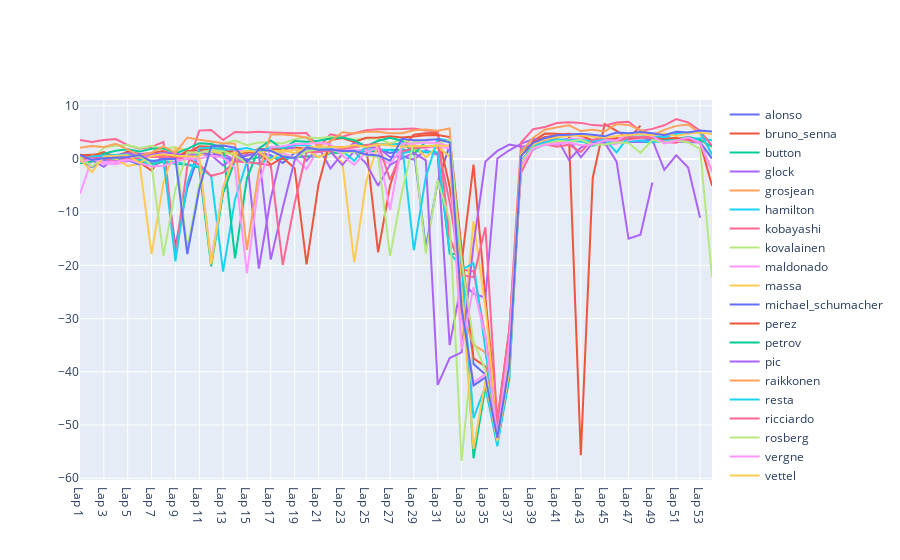

The notebook cell this image was saved under:
### Markdown cell above
### Consistency Score
> Driver Lap / Previous Driver Lap

### Code cell
median = test_df[1:].median(axis=0, skipna=True).tolist()

fig = go.Figure()

for driver in drivers:
    score=0
    score_per_lap = []
    driver_row = test_df.loc[test_df['Drivers'] == driver]

    for lap in range(5,len(driver_row.columns[1:])+1):
        try:
            score += percent_difference(driver_row[f'Lap {lap}'].values[0],driver_row[f'Lap {lap-1}'].values[0],lap)
        except: score = 0
        score_per_lap.append(score)

    fig.add_trace(go.Line(x=driver_row.columns[1:],y=score_per_lap,name=f'{driver}', mode='lines'))

fig.show()

### Figure 1 — Plotly figure (JSON) as saved in the notebook; plotly's stock layout.template omitted (floating-point values rounded to 4 significant figures)
{"data": [{"mode": "lines", "name": "alonso", "type": "scatter", "x": ["Lap 1", "Lap 2", "Lap 3", "Lap 4", "Lap 5", "Lap 6", "Lap 7", "Lap 8", "Lap 9", "Lap 10", "Lap 11", "Lap 12", "Lap 13", "Lap 14", "Lap 15", "Lap 16", "Lap 17", "Lap 18", "Lap 19", "Lap 20", "Lap 21", "Lap 22", "Lap 23", "Lap 24", "Lap 25", "Lap 26", "Lap 27", "Lap 28", "Lap 29", "Lap 30", "Lap 31", "Lap 32", "Lap 33", "Lap 34", "Lap 35", "Lap 36", "Lap 37", "Lap 38", "Lap 39", "Lap 40", "Lap 41", "Lap 42", "Lap 43", "Lap 44", "Lap 45", "Lap 46", "Lap 47", "Lap 48", "Lap 49", "Lap 50", "Lap 51", "Lap 52", "Lap 53", "Lap 54", "Lap 55", "Lap 56", "Lap 57", "Lap 58"], "y": [-0.03609, -1.543, -0.02229, -0.2958, 0.3116, 0.3073, -1.323, -0.3698, -16.35, -5.437, 1.188, 1.431, 0.242, -0.1276, 0.66, 1.13, 0.7145, -0.7511, 1.107, 1.644, 1.652, 1.401, 1.125, 1.633, 1.789, 1.821, 1.148, 1.485, 1.63, -16.65, -4.32, 2.56, -17.67, -38.54, -40.5, -53.07, -38.48, -0.2111, 1.983, 3.178, 2.673, 3.89, 3.559, 3.307, 2.806, 3.0, 3.698, 3.951, 3.602, 3.511, 3.27, 3.126, 3.133, 0.0827]}, {"mode": "lines", "name": "bruno_senna", "type": "scatter", "x": ["Lap 1", "Lap 2", "Lap 3", "Lap 4", "Lap 5", "Lap 6", "Lap 7", "Lap 8", "Lap 9", "Lap 10", "Lap 11", "Lap 12", "Lap 13", "Lap 14", "Lap 15", "Lap 16", "Lap 17", "Lap 18", "Lap 19", "Lap 20", "Lap 21", "Lap 22", "Lap 23", "Lap 24", "Lap 25", "Lap 26", "Lap 27", "Lap 28", "Lap 29", "Lap 30", "Lap 31", "Lap 32", "Lap 33", "Lap 34", "Lap 35", "Lap 36", "Lap 37", "Lap 38", "Lap 39", "Lap 40", "Lap 41", "Lap 42", "Lap 43", "Lap 44", "Lap 45", "Lap 46", "Lap 47", "Lap 48", "Lap 49", "Lap 50", "Lap 51", "Lap 52", "Lap 53", "Lap 54", "Lap 55", "Lap 56", "Lap 57", "Lap 58"], "y": [0.6538, 0.8797, 0.9739, 0.4608, 1.399, 0.9414, 1.054, 1.557, 0.6089, 1.074, 2.386, 2.282, 1.274, 1.591, 1.147, 1.864, 1.851, 1.807, 2.165, 1.944, 1.291, 2.283, 2.182, 2.239, 2.612, -17.55, -5.024, 2.052, 4.579, 4.827, 4.898, -5.259, -19.61, -1.075, -26.07, -48.95, -32.14, -1.098, 3.373, 4.779, 4.752, 4.584, -55.69, -3.51, 6.547, 5.296, 3.71, 6.257, null, null, null, null, null, null]}, {"mode": "lines", "name": "button", "type": "scatter", "x": ["Lap 1", "Lap 2", "Lap 3", "Lap 4", "Lap 5", "Lap 6", "Lap 7", "Lap 8", "Lap 9", "Lap 10", "Lap 11", "Lap 12", "Lap 13", "Lap 14", "Lap 15", "Lap 16", "Lap 17", "Lap 18", "Lap 19", "Lap 20", "Lap 21", "Lap 22", "Lap 23", "Lap 24", "Lap 25", "Lap 26", "Lap 27", "Lap 28", "Lap 29", "Lap 30", "Lap 31", "Lap 32", "Lap 33", "Lap 34", "Lap 35", "Lap 36", "Lap 37", "Lap 38", "Lap 39", "Lap 40", "Lap 41", "Lap 42", "Lap 43", "Lap 44", "Lap 45", "Lap 46", "Lap 47", "Lap 48", "Lap 49", "Lap 50", "Lap 51", "Lap 52", "Lap 53", "Lap 54", "Lap 55", "Lap 56", "Lap 57", "Lap 58"], "y": [0.158, 0.01503, -0.1213, 0.007517, -0.282, -0.6806, -0.9128, -0.5322, -0.8968, -1.103, -1.613, -20.18, -6.44, -0.2028, -0.1514, 0.2998, 0.2751, 0.0192, 0.3429, 0.4927, 0.4291, 1.087, 1.314, 1.482, 1.455, 1.456, 1.726, 1.691, 1.653, 1.264, 1.018, -17.78, -18.02, -56.24, -42.85, -53.41, -41.4, 1.772, 2.639, 3.009, 3.022, 3.251, 3.458, 2.49, 3.177, 3.424, 3.212, 3.214, 3.129, 3.604, 3.662, 4.174, 3.558, 2.331]}, {"mode": "lines", "name": "glock", "type": "scatter", "x": ["Lap 1", "Lap 2", "Lap 3", "Lap 4", "Lap 5", "Lap 6", "Lap 7", "Lap 8", "Lap 9", "Lap 10", "Lap 11", "Lap 12", "Lap 13", "Lap 14", "Lap 15", "Lap 16", "Lap 17", "Lap 18", "Lap 19", "Lap 20", "Lap 21", "Lap 22", "Lap 23", "Lap 24", "Lap 25", "Lap 26", "Lap 27", "Lap 28", "Lap 29", "Lap 30", "Lap 31", "Lap 32", "Lap 33", "Lap 34", "Lap 35", "Lap 36", "Lap 37", "Lap 38", "Lap 39", "Lap 40", "Lap 41", "Lap 42", "Lap 43", "Lap 44", "Lap 45", "Lap 46", "Lap 47", "Lap 48", "Lap 49", "Lap 50", "Lap 51", "Lap 52", "Lap 53", "Lap 54", "Lap 55", "Lap 56", "Lap 57", "Lap 58"], "y": [-0.1055, -0.2753, -1.452, 0.4673, 0.753, 0.6425, 0.5549, 0.6921, 0.6199, 0.6611, 0.9194, 0.6807, 0.9494, -0.1833, -0.02053, -20.59, -7.379, 2.016, 2.092, -0.3153, 2.254, -1.771, 0.9686, 3.1, 2.304, 2.128, 0.3755, 0.5145, -0.1147, 1.659, 0.7907, -34.99, -23.12, -25.31, -26.06, 0.08853, 1.639, 2.891, 3.737, 3.458, 3.522, 3.73, 0.3121, 3.007, 3.478, 3.574, 3.239, 3.175, 3.527, -2.035, 0.686, -1.62, -11.03, null]}, {"mode": "lines", "name": "grosjean", "type": "scatter", "x": ["Lap 1", "Lap 2", "Lap 3", "Lap 4", "Lap 5", "Lap 6", "Lap 7", "Lap 8", "Lap 9", "Lap 10", "Lap 11", "Lap 12", "Lap 13", "Lap 14", "Lap 15", "Lap 16", "Lap 17", "Lap 18", "Lap 19", "Lap 20", "Lap 21", "Lap 22", "Lap 23", "Lap 24", "Lap 25", "Lap 26", "Lap 27", "Lap 28", "Lap 29", "Lap 30", "Lap 31", "Lap 32", "Lap 33", "Lap 34", "Lap 35", "Lap 36", "Lap 37", "Lap 38", "Lap 39", "Lap 40", "Lap 41", "Lap 42", "Lap 43", "Lap 44", "Lap 45", "Lap 46", "Lap 47", "Lap 48", "Lap 49", "Lap 50", "Lap 51", "Lap 52", "Lap 53", "Lap 54", "Lap 55", "Lap 56", "Lap 57", "Lap 58"], "y": [null, null, null, null, null, null, null, null, null, null, null, null, null, null, null, null, null, null, null, null, null, null, null, null, null, null, null, null, null, null, null, null, null, null, null, null, null, null, null, null, null, null, null, null, null, null, null, null, null, null, null, null, null, null]}, {"mode": "lines", "name": "hamilton", "type": "scatter", "x": ["Lap 1", "Lap 2", "Lap 3", "Lap 4", "Lap 5", "Lap 6", "Lap 7", "Lap 8", "Lap 9", "Lap 10", "Lap 11", "Lap 12", "Lap 13", "Lap 14", "Lap 15", "Lap 16", "Lap 17", "Lap 18", "Lap 19", "Lap 20", "Lap 21", "Lap 22", "Lap 23", "Lap 24", "Lap 25", "Lap 26", "Lap 27", "Lap 28", "Lap 29", "Lap 30", "Lap 31", "Lap 32", "Lap 33", "Lap 34", "Lap 35", "Lap 36", "Lap 37", "Lap 38", "Lap 39", "Lap 40", "Lap 41", "Lap 42", "Lap 43", "Lap 44", "Lap 45", "Lap 46", "Lap 47", "Lap 48", "Lap 49", "Lap 50", "Lap 51", "Lap 52", "Lap 53", "Lap 54", "Lap 55", "Lap 56", "Lap 57", "Lap 58"], "y": [-0.106, -0.03535, 0.03429, -0.1221, -0.229, -0.1327, -0.2888, -0.4116, -0.5704, -0.968, -1.471, -3.221, -21.17, -7.588, -0.4734, -0.9201, 0.2294, 0.2777, 0.09097, 1.761, 1.404, 1.921, 1.68, 1.659, 1.758, 1.771, 1.674, 1.085, 1.478, 1.389, 1.251, -17.6, -20.48, -48.72, -42.72, -54.02, -40.28, -0.5778, 1.721, 2.784, 2.957, 3.526, 3.256, 3.286, 3.178, 3.355, 3.318, 3.457, 3.168, 3.331, 3.715, 3.776, 3.891, 3.524]}, {"mode": "lines", "name": "kobayashi", "type": "scatter", "x": ["Lap 1", "Lap 2", "Lap 3", "Lap 4", "Lap 5", "Lap 6", "Lap 7", "Lap 8", "Lap 9", "Lap 10", "Lap 11", "Lap 12", "Lap 13", "Lap 14", "Lap 15", "Lap 16", "Lap 17", "Lap 18", "Lap 19", "Lap 20", "Lap 21", "Lap 22", "Lap 23", "Lap 24", "Lap 25", "Lap 26", "Lap 27", "Lap 28", "Lap 29", "Lap 30", "Lap 31", "Lap 32", "Lap 33", "Lap 34", "Lap 35", "Lap 36", "Lap 37", "Lap 38", "Lap 39", "Lap 40", "Lap 41", "Lap 42", "Lap 43", "Lap 44", "Lap 45", "Lap 46", "Lap 47", "Lap 48", "Lap 49", "Lap 50", "Lap 51", "Lap 52", "Lap 53", "Lap 54", "Lap 55", "Lap 56", "Lap 57", "Lap 58"], "y": [3.59, 3.202, 3.55, 3.742, 2.597, 1.904, 2.282, 3.206, -17.84, -1.323, 5.331, 5.459, 3.551, 5.084, 4.992, 5.106, 4.981, 4.889, 4.813, 4.877, 2.173, 4.633, 4.194, 4.848, 5.413, 5.586, 5.554, 5.639, 5.72, 5.357, 5.23, -14.74, -20.85, -21.05, -33.34, -49.37, -32.21, 3.102, 5.6, 6.021, 6.742, 6.879, 6.784, 6.363, 6.255, 6.837, 7.0, 5.269, 5.659, 6.329, 7.513, 6.886, 5.321, 2.441]}, {"mode": "lines", "name": "kovalainen", "type": "scatter", "x": ["Lap 1", "Lap 2", "Lap 3", "Lap 4", "Lap 5", "Lap 6", "Lap 7", "Lap 8", "Lap 9", "Lap 10", "Lap 11", "Lap 12", "Lap 13", "Lap 14", "Lap 15", "Lap 16", "Lap 17", "Lap 18", "Lap 19", "Lap 20", "Lap 21", "Lap 22", "Lap 23", "Lap 24", "Lap 25", "Lap 26", "Lap 27", "Lap 28", "Lap 29", "Lap 30", "Lap 31", "Lap 32", "Lap 33", "Lap 34", "Lap 35", "Lap 36", "Lap 37", "Lap 38", "Lap 39", "Lap 40", "Lap 41", "Lap 42", "Lap 43", "Lap 44", "Lap 45", "Lap 46", "Lap 47", "Lap 48", "Lap 49", "Lap 50", "Lap 51", "Lap 52", "Lap 53", "Lap 54", "Lap 55", "Lap 56", "Lap 57", "Lap 58"], "y": [0.1189, -0.1463, 2.092, 2.506, 2.61, 2.021, 2.474, 1.833, 2.27, -16.93, -4.788, 2.131, 2.921, 3.478, 2.591, 3.118, 3.148, 2.905, 3.69, 4.104, 3.911, 4.184, 4.025, 3.644, 3.834, 3.855, 2.88, 3.686, 2.828, -17.77, -3.958, -11.53, -56.76, -34.03, null, null, null, null, null, null, null, null, null, null, null, null, null, null, null, null, null, null, null, null]}, {"mode": "lines", "name": "maldonado", "type": "scatter", "x": ["Lap 1", "Lap 2", "Lap 3", "Lap 4", "Lap 5", "Lap 6", "Lap 7", "Lap 8", "Lap 9", "Lap 10", "Lap 11", "Lap 12", "Lap 13", "Lap 14", "Lap 15", "Lap 16", "Lap 17", "Lap 18", "Lap 19", "Lap 20", "Lap 21", "Lap 22", "Lap 23", "Lap 24", "Lap 25", "Lap 26", "Lap 27", "Lap 28", "Lap 29", "Lap 30", "Lap 31", "Lap 32", "Lap 33", "Lap 34", "Lap 35", "Lap 36", "Lap 37", "Lap 38", "Lap 39", "Lap 40", "Lap 41", "Lap 42", "Lap 43", "Lap 44", "Lap 45", "Lap 46", "Lap 47", "Lap 48", "Lap 49", "Lap 50", "Lap 51", "Lap 52", "Lap 53", "Lap 54", "Lap 55", "Lap 56", "Lap 57", "Lap 58"], "y": [-6.553, -0.02973, -0.8531, -0.968, -0.4687, 0.4112, 0.5501, 0.2683, -0.04461, 0.1319, -0.2314, -19.1, -5.461, 1.866, 1.475, 1.586, 1.572, 1.121, 0.2713, -1.901, 1.865, 2.102, 1.918, 1.662, 1.694, 0.4341, -0.9881, 2.178, 2.358, 2.133, 2.353, 2.023, -29.7, -41.98, -40.47, -52.76, -38.52, -0.2164, 1.785, 3.074, 2.494, 3.758, 3.834, 3.565, 2.641, 2.878, 3.54, 3.9, 3.968, 3.285, 3.232, 3.461, 3.063, null]}, {"mode": "lines", "name": "massa", "type": "scatter", "x": ["Lap 1", "Lap 2", "Lap 3", "Lap 4", "Lap 5", "Lap 6", "Lap 7", "Lap 8", "Lap 9", "Lap 10", "Lap 11", "Lap 12", "Lap 13", "Lap 14", "Lap 15", "Lap 16", "Lap 17", "Lap 18", "Lap 19", "Lap 20", "Lap 21", "Lap 22", "Lap 23", "Lap 24", "Lap 25", "Lap 26", "Lap 27", "Lap 28", "Lap 29", "Lap 30", "Lap 31", "Lap 32", "Lap 33", "Lap 34", "Lap 35", "Lap 36", "Lap 37", "Lap 38", "Lap 39", "Lap 40", "Lap 41", "Lap 42", "Lap 43", "Lap 44", "Lap 45", "Lap 46", "Lap 47", "Lap 48", "Lap 49", "Lap 50", "Lap 51", "Lap 52", "Lap 53", "Lap 54", "Lap 55", "Lap 56", "Lap 57", "Lap 58"], "y": [0.03675, 0.6446, 0.6478, -0.0189, -1.307, -0.8864, -17.88, -4.447, 2.071, 1.641, 0.6611, 1.456, 0.9182, 1.137, 1.365, 1.417, 1.607, 1.333, 1.79, 1.685, 0.3182, 1.353, -0.6709, -19.43, -4.232, 2.752, 2.918, 2.629, 2.597, 0.3236, 2.267, 0.4869, -35.41, -11.69, -28.06, -50.32, -33.52, -1.653, 2.962, 3.538, 3.175, 3.667, null, null, null, null, null, null, null, null, null, null, null, null]}, {"mode": "lines", "name": "michael_schumacher", "type": "scatter", "x": ["Lap 1", "Lap 2", "Lap 3", "Lap 4", "Lap 5", "Lap 6", "Lap 7", "Lap 8", "Lap 9", "Lap 10", "Lap 11", "Lap 12", "Lap 13", "Lap 14", "Lap 15", "Lap 16", "Lap 17", "Lap 18", "Lap 19", "Lap 20", "Lap 21", "Lap 22", "Lap 23", "Lap 24", "Lap 25", "Lap 26", "Lap 27", "Lap 28", "Lap 29", "Lap 30", "Lap 31", "Lap 32", "Lap 33", "Lap 34", "Lap 35", "Lap 36", "Lap 37", "Lap 38", "Lap 39", "Lap 40", "Lap 41", "Lap 42", "Lap 43", "Lap 44", "Lap 45", "Lap 46", "Lap 47", "Lap 48", "Lap 49", "Lap 50", "Lap 51", "Lap 52", "Lap 53", "Lap 54", "Lap 55", "Lap 56", "Lap 57", "Lap 58"], "y": [-0.3588, -0.3461, -0.239, -0.4341, -0.2061, -1.058, null, null, null, null, null, null, null, null, null, null, null, null, null, null, null, null, null, null, null, null, null, null, null, null, null, null, null, null, null, null, null, null, null, null, null, null, null, null, null, null, null, null, null, null, null, null, null, null]}, {"mode": "lines", "name": "perez", "type": "scatter", "x": ["Lap 1", "Lap 2", "Lap 3", "Lap 4", "Lap 5", "Lap 6", "Lap 7", "Lap 8", "Lap 9", "Lap 10", "Lap 11", "Lap 12", "Lap 13", "Lap 14", "Lap 15", "Lap 16", "Lap 17", "Lap 18", "Lap 19", "Lap 20", "Lap 21", "Lap 22", "Lap 23", "Lap 24", "Lap 25", "Lap 26", "Lap 27", "Lap 28", "Lap 29", "Lap 30", "Lap 31", "Lap 32", "Lap 33", "Lap 34", "Lap 35", "Lap 36", "Lap 37", "Lap 38", "Lap 39", "Lap 40", "Lap 41", "Lap 42", "Lap 43", "Lap 44", "Lap 45", "Lap 46", "Lap 47", "Lap 48", "Lap 49", "Lap 50", "Lap 51", "Lap 52", "Lap 53", "Lap 54", "Lap 55", "Lap 56", "Lap 57", "Lap 58"], "y": [0.7957, 0.4943, 1.29, 0.3755, 0.24, -0.6283, -2.181, 0.8873, 0.2692, 1.485, 1.629, 1.944, 2.005, 0.5131, 1.373, 1.152, -1.085, 0.2347, -1.72, -19.82, -4.801, 3.577, 3.954, 3.212, 3.999, 4.048, 4.284, 4.026, 4.221, 4.444, 4.493, 4.126, -16.88, -37.46, -39.02, -51.4, -36.92, 0.7252, 3.229, 4.125, 4.415, 4.72, 4.378, 3.471, 3.675, 3.909, 3.786, 4.045, 4.027, 3.868, 3.935, 3.659, 3.072, -5.042]}, {"mode": "lines", "name": "petrov", "type": "scatter", "x": ["Lap 1", "Lap 2", "Lap 3", "Lap 4", "Lap 5", "Lap 6", "Lap 7", "Lap 8", "Lap 9", "Lap 10", "Lap 11", "Lap 12", "Lap 13", "Lap 14", "Lap 15", "Lap 16", "Lap 17", "Lap 18", "Lap 19", "Lap 20", "Lap 21", "Lap 22", "Lap 23", "Lap 24", "Lap 25", "Lap 26", "Lap 27", "Lap 28", "Lap 29", "Lap 30", "Lap 31", "Lap 32", "Lap 33", "Lap 34", "Lap 35", "Lap 36", "Lap 37", "Lap 38", "Lap 39", "Lap 40", "Lap 41", "Lap 42", "Lap 43", "Lap 44", "Lap 45", "Lap 46", "Lap 47", "Lap 48", "Lap 49", "Lap 50", "Lap 51", "Lap 52", "Lap 53", "Lap 54", "Lap 55", "Lap 56", "Lap 57", "Lap 58"], "y": [-0.8111, -0.4905, 1.01, 1.531, 1.813, 1.387, 1.93, 2.036, 1.053, 1.886, 2.946, 2.811, 2.141, -18.67, -3.643, 1.997, 3.47, 1.839, 3.36, 3.25, 3.437, 3.834, 4.033, 3.504, 2.373, 3.43, 3.99, 3.428, 0.9321, 3.258, null, null, null, null, null, null, null, null, null, null, null, null, null, null, null, null, null, null, null, null, null, null, null, null]}, {"mode": "lines", "name": "pic", "type": "scatter", "x": ["Lap 1", "Lap 2", "Lap 3", "Lap 4", "Lap 5", "Lap 6", "Lap 7", "Lap 8", "Lap 9", "Lap 10", "Lap 11", "Lap 12", "Lap 13", "Lap 14", "Lap 15", "Lap 16", "Lap 17", "Lap 18", "Lap 19", "Lap 20", "Lap 21", "Lap 22", "Lap 23", "Lap 24", "Lap 25", "Lap 26", "Lap 27", "Lap 28", "Lap 29", "Lap 30", "Lap 31", "Lap 32", "Lap 33", "Lap 34", "Lap 35", "Lap 36", "Lap 37", "Lap 38", "Lap 39", "Lap 40", "Lap 41", "Lap 42", "Lap 43", "Lap 44", "Lap 45", "Lap 46", "Lap 47", "Lap 48", "Lap 49", "Lap 50", "Lap 51", "Lap 52", "Lap 53", "Lap 54", "Lap 55", "Lap 56", "Lap 57", "Lap 58"], "y": [-0.3891, 0.1497, 0.3947, 0.7459, 1.067, 0.9522, 0.8105, 1.141, 1.109, 0.3334, 1.284, 0.7561, -1.208, 0.3569, 0.7879, 1.028, -18.92, -9.227, -0.2236, 2.001, 1.669, 1.452, -1.147, 1.464, -0.848, -5.027, -1.107, 0.1222, 1.149, -0.2529, -42.45, -37.4, -36.35, -16.13, -0.4913, 1.508, 2.695, 2.279, 2.637, 3.636, 3.935, -0.1782, 2.139, 3.154, 3.078, -0.4996, -14.97, -14.22, -4.41, null, null, null, null, null]}, {"mode": "lines", "name": "raikkonen", "type": "scatter", "x": ["Lap 1", "Lap 2", "Lap 3", "Lap 4", "Lap 5", "Lap 6", "Lap 7", "Lap 8", "Lap 9", "Lap 10", "Lap 11", "Lap 12", "Lap 13", "Lap 14", "Lap 15", "Lap 16", "Lap 17", "Lap 18", "Lap 19", "Lap 20", "Lap 21", "Lap 22", "Lap 23", "Lap 24", "Lap 25", "Lap 26", "Lap 27", "Lap 28", "Lap 29", "Lap 30", "Lap 31", "Lap 32", "Lap 33", "Lap 34", "Lap 35", "Lap 36", "Lap 37", "Lap 38", "Lap 39", "Lap 40", "Lap 41", "Lap 42", "Lap 43", "Lap 44", "Lap 45", "Lap 46", "Lap 47", "Lap 48", "Lap 49", "Lap 50", "Lap 51", "Lap 52", "Lap 53", "Lap 54", "Lap 55", "Lap 56", "Lap 57", "Lap 58"], "y": [2.108, 2.428, 2.272, 2.833, 1.801, 0.6034, 1.18, 2.378, 1.152, 4.04, 3.625, 3.237, 2.962, 2.86, -17.1, -2.249, 4.62, 4.59, 4.409, 4.0, 2.552, 3.312, 5.011, 4.796, 5.12, 5.098, 4.847, 4.851, 5.388, 5.532, 5.306, 5.716, -28.86, -34.92, -36.36, -50.12, -33.73, 1.362, 4.003, 5.558, 5.964, 6.329, 5.241, 5.471, 5.149, 6.557, 6.402, 5.434, 4.543, 5.472, 6.22, 6.486, 4.762, 0.9194]}, {"mode": "lines", "name": "resta", "type": "scatter", "x": ["Lap 1", "Lap 2", "Lap 3", "Lap 4", "Lap 5", "Lap 6", "Lap 7", "Lap 8", "Lap 9", "Lap 10", "Lap 11", "Lap 12", "Lap 13", "Lap 14", "Lap 15", "Lap 16", "Lap 17", "Lap 18", "Lap 19", "Lap 20", "Lap 21", "Lap 22", "Lap 23", "Lap 24", "Lap 25", "Lap 26", "Lap 27", "Lap 28", "Lap 29", "Lap 30", "Lap 31", "Lap 32", "Lap 33", "Lap 34", "Lap 35", "Lap 36", "Lap 37", "Lap 38", "Lap 39", "Lap 40", "Lap 41", "Lap 42", "Lap 43", "Lap 44", "Lap 45", "Lap 46", "Lap 47", "Lap 48", "Lap 49", "Lap 50", "Lap 51", "Lap 52", "Lap 53", "Lap 54", "Lap 55", "Lap 56", "Lap 57", "Lap 58"], "y": [-0.1864, 0.4874, 0.6318, 0.7015, 0.8514, 0.1122, -1.317, 0.109, -19.24, -4.497, 1.996, 2.135, 1.786, 1.798, 2.063, 1.423, 2.222, 2.218, 2.595, 2.592, 1.955, 2.028, 1.45, -0.3574, 2.47, 2.807, 2.626, 2.954, -17.15, -3.372, 3.818, 3.403, -20.79, -19.6, -35.39, -52.15, -34.25, -0.4759, 2.502, 3.109, 3.724, 3.497, 3.558, 3.329, 3.701, 1.238, 4.207, 4.221, 4.38, 4.098, 4.756, 4.914, 5.071, 0.8064]}, {"mode": "lines", "name": "ricciardo", "type": "scatter", "x": ["Lap 1", "Lap 2", "Lap 3", "Lap 4", "Lap 5", "Lap 6", "Lap 7", "Lap 8", "Lap 9", "Lap 10", "Lap 11", "Lap 12", "Lap 13", "Lap 14", "Lap 15", "Lap 16", "Lap 17", "Lap 18", "Lap 19", "Lap 20", "Lap 21", "Lap 22", "Lap 23", "Lap 24", "Lap 25", "Lap 26", "Lap 27", "Lap 28", "Lap 29", "Lap 30", "Lap 31", "Lap 32", "Lap 33", "Lap 34", "Lap 35", "Lap 36", "Lap 37", "Lap 38", "Lap 39", "Lap 40", "Lap 41", "Lap 42", "Lap 43", "Lap 44", "Lap 45", "Lap 46", "Lap 47", "Lap 48", "Lap 49", "Lap 50", "Lap 51", "Lap 52", "Lap 53", "Lap 54", "Lap 55", "Lap 56", "Lap 57", "Lap 58"], "y": [-0.1103, 0.153, 0.1679, -0.579, 0.1551, 0.1732, 0.401, 0.2477, 0.1913, 0.09027, -1.045, -3.157, -2.571, -0.4132, -0.6054, -0.8099, -1.231, -19.92, -8.355, 1.382, 1.361, 1.557, 1.91, 2.183, 2.618, 2.835, -3.92, 1.394, 2.06, 2.219, 2.628, -8.152, -21.85, -22.21, -12.85, -49.88, -32.65, -2.531, 1.954, 2.755, 2.284, 2.691, 1.304, 3.642, 4.039, 3.248, 4.075, 4.082, 4.123, 3.145, 3.075, 3.868, 3.034, -2.272]}, {"mode": "lines", "name": "rosberg", "type": "scatter", "x": ["Lap 1", "Lap 2", "Lap 3", "Lap 4", "Lap 5", "Lap 6", "Lap 7", "Lap 8", "Lap 9", "Lap 10", "Lap 11", "Lap 12", "Lap 13", "Lap 14", "Lap 15", "Lap 16", "Lap 17", "Lap 18", "Lap 19", "Lap 20", "Lap 21", "Lap 22", "Lap 23", "Lap 24", "Lap 25", "Lap 26", "Lap 27", "Lap 28", "Lap 29", "Lap 30", "Lap 31", "Lap 32", "Lap 33", "Lap 34", "Lap 35", "Lap 36", "Lap 37", "Lap 38", "Lap 39", "Lap 40", "Lap 41", "Lap 42", "Lap 43", "Lap 44", "Lap 45", "Lap 46", "Lap 47", "Lap 48", "Lap 49", "Lap 50", "Lap 51", "Lap 52", "Lap 53", "Lap 54", "Lap 55", "Lap 56", "Lap 57", "Lap 58"], "y": [0.1769, -1.4, 0.2957, 0.5486, 0.5124, 0.5475, -1.165, -18.21, -5.723, 1.265, 1.132, 1.693, 1.47, 0.6849, -0.7398, 1.669, 1.55, 0.6124, 0.1663, 1.457, 1.823, 1.781, 1.124, 1.365, 0.7008, 0.4783, -18.26, -6.281, 3.316, 3.023, 2.816, 3.618, -18.92, -34.35, -39.67, -53.0, -37.15, -0.5653, 2.149, 2.721, 3.42, 3.26, 3.594, 2.734, 2.73, 3.156, 3.009, 1.137, 3.6, 3.053, 3.517, 3.108, 1.881, -22.18]}, {"mode": "lines", "name": "vergne", "type": "scatter", "x": ["Lap 1", "Lap 2", "Lap 3", "Lap 4", "Lap 5", "Lap 6", "Lap 7", "Lap 8", "Lap 9", "Lap 10", "Lap 11", "Lap 12", "Lap 13", "Lap 14", "Lap 15", "Lap 16", "Lap 17", "Lap 18", "Lap 19", "Lap 20", "Lap 21", "Lap 22", "Lap 23", "Lap 24", "Lap 25", "Lap 26", "Lap 27", "Lap 28", "Lap 29", "Lap 30", "Lap 31", "Lap 32", "Lap 33", "Lap 34", "Lap 35", "Lap 36", "Lap 37", "Lap 38", "Lap 39", "Lap 40", "Lap 41", "Lap 42", "Lap 43", "Lap 44", "Lap 45", "Lap 46", "Lap 47", "Lap 48", "Lap 49", "Lap 50", "Lap 51", "Lap 52", "Lap 53", "Lap 54", "Lap 55", "Lap 56", "Lap 57", "Lap 58"], "y": [-0.5463, -0.1057, -0.5168, -0.5094, -0.09829, -0.7165, -1.428, -1.259, -0.5073, 0.1227, 0.02856, 0.6173, 0.2891, -1.703, -21.51, -4.549, 2.259, 2.391, 2.798, 2.831, 3.035, 2.766, 0.6572, -1.098, 1.356, 2.046, -9.602, 2.899, 2.853, 3.101, 3.015, 2.37, -35.73, -24.09, -33.39, -52.61, -34.32, -1.123, 1.933, 2.667, 2.949, 3.072, 2.582, 2.699, 3.53, 3.458, 4.753, 4.827, 4.3, 2.906, 3.434, 4.092, 3.032, -2.408]}, {"mode": "lines", "name": "vettel", "type": "scatter", "x": ["Lap 1", "Lap 2", "Lap 3", "Lap 4", "Lap 5", "Lap 6", "Lap 7", "Lap 8", "Lap 9", "Lap 10", "Lap 11", "Lap 12", "Lap 13", "Lap 14", "Lap 15", "Lap 16", "Lap 17", "Lap 18", "Lap 19", "Lap 20", "Lap 21", "Lap 22", "Lap 23", "Lap 24", "Lap 25", "Lap 26", "Lap 27", "Lap 28", "Lap 29", "Lap 30", "Lap 31", "Lap 32", "Lap 33", "Lap 34", "Lap 35", "Lap 36", "Lap 37", "Lap 38", "Lap 39", "Lap 40", "Lap 41", "Lap 42", "Lap 43", "Lap 44", "Lap 45", "Lap 46", "Lap 47", "Lap 48", "Lap 49", "Lap 50", "Lap 51", "Lap 52", "Lap 53", "Lap 54", "Lap 55", "Lap 56", "Lap 57", "Lap 58"], "y": [-0.02761, -2.466, 0.4876, 0.5495, 0.6906, -0.7461, 0.5783, 0.8961, 0.6029, 0.4929, 0.4235, -19.81, -5.501, 0.9764, 1.524, 1.329, -0.2956, 1.713, 1.083, 2.153, 2.32, 2.29, 2.175, 2.632, 2.234, 2.763, 2.575, 2.286, 2.408, 2.521, 2.497, 2.488, -24.76, -54.49, -41.78, -52.75, -39.99, 0.8151, 2.709, 3.689, 4.091, 4.3, 4.449, 4.159, 4.018, 4.3, 4.461, 4.682, 4.482, 4.797, 4.342, 4.793, 4.987, 4.691]}, {"mode": "lines", "name": "webber", "type": "scatter", "x": ["Lap 1", "Lap 2", "Lap 3", "Lap 4", "Lap 5", "Lap 6", "Lap 7", "Lap 8", "Lap 9", "Lap 10", "Lap 11", "Lap 12", "Lap 13", "Lap 14", "Lap 15", "Lap 16", "Lap 17", "Lap 18", "Lap 19", "Lap 20", "Lap 21", "Lap 22", "Lap 23", "Lap 24", "Lap 25", "Lap 26", "Lap 27", "Lap 28", "Lap 29", "Lap 30", "Lap 31", "Lap 32", "Lap 33", "Lap 34", "Lap 35", "Lap 36", "Lap 37", "Lap 38", "Lap 39", "Lap 40", "Lap 41", "Lap 42", "Lap 43", "Lap 44", "Lap 45", "Lap 46", "Lap 47", "Lap 48", "Lap 49", "Lap 50", "Lap 51", "Lap 52", "Lap 53", "Lap 54", "Lap 55", "Lap 56", "Lap 57", "Lap 58"], "y": [0.7492, -0.1901, 0.1418, 0.2053, 0.3824, 0.7535, -0.4936, -0.01795, 0.04866, -17.88, -5.702, 2.415, 2.515, 2.102, -0.5541, 1.78, 1.547, 0.4653, 0.2002, 2.208, 1.742, 1.789, 1.483, 1.483, 0.8333, 0.6693, -0.3164, 3.784, 3.518, 3.576, 3.721, 3.142, -27.92, -42.56, -41.03, -52.42, -38.79, 0.5982, 3.031, 3.945, 4.466, 4.552, 4.748, 4.561, 4.252, 4.958, 4.852, 5.065, 4.834, 4.458, 5.103, 4.992, 5.373, 5.167]}], "layout": {}}
